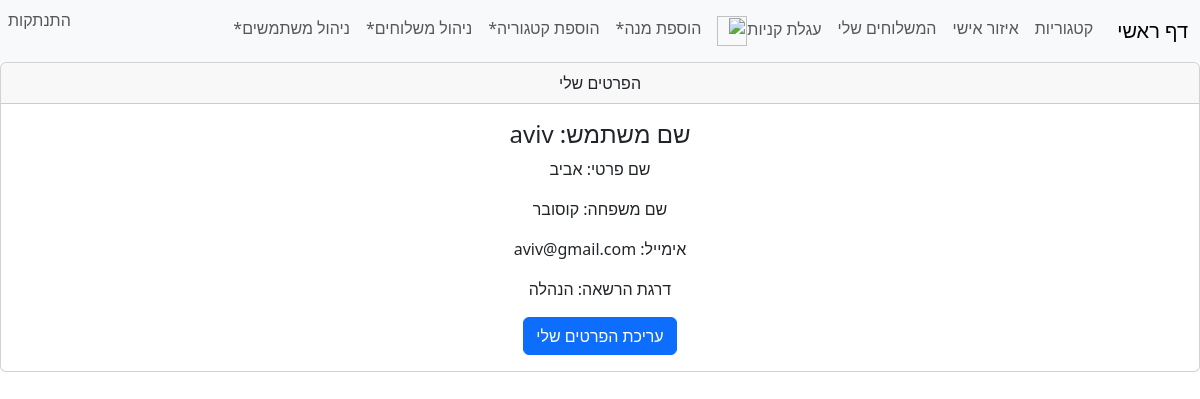
The app's page /myinfo/ (signed in) with its own data.
### order_site/models.py (models this page shows, shortened)
class User(AbstractUser):
    username = models.CharField(blank=False, max_length=100, unique=True)
    password = models.CharField(blank=False, max_length=100)
    first_name = models.CharField(blank=False, max_length=100)
    last_name = models.CharField(blank=False, max_length=100)
    is_staff = models.BooleanField(default=False)
    email = models.EmailField(blank=False, null=True, max_length=254)

### order_site/views.py (the view)
# urls.py: path('myinfo/', views.user_info, name="myinfo"),
@login_required(login_url="login")
def user_info(request):
    return render(request, "order_site/my_info.html")

### order_site/templates/order_site/my_info.html
{% extends 'layout.html' %} {% block content %}
<div class="card text-center">
  <div class="card-header">הפרטים שלי</div>
  <div class="card-body">
    <h4 class="card-title">שם משתמש: {{user.username}}</h4>
    <p class="card-text">שם פרטי: {{user.first_name}}</p>
    <p class="card-text">שם משפחה: {{user.last_name}}</p>
    <p class="card-text">אימייל: {{user.email}}</p>
    {% if request.user.is_staff %}
    <p class="card-text">דרגת הרשאה: הנהלה</p>
    {% else %}
    <p class="card-text">דרגת הרשאה: לקוח רשום</p>
    {% endif %}
    <a href="{% url 'edit' %}" class="btn btn-primary">עריכת הפרטים שלי</a>
  </div>
</div>
{% endblock %}

### records on screen
User: username "aviv", first_name "אביב", last_name "קוסובר", email "aviv@gmail.com"
